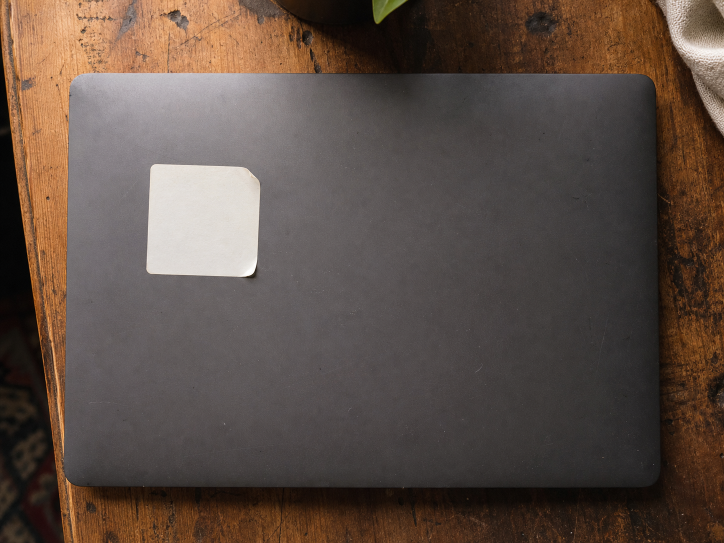
#> input picture brand/generated/2026-07-30-maker-compass/images/tp-sticker.png, 1448 x 1086 px (shown at 1/2 size)
$ python build-composites.py
#> lines starting #> are read from the running program, lines starting #| are printed output that depends on the picture
#!/usr/bin/env python3
"""Composite real brand assets onto the blank touchpoint photographs.

The photos were generated deliberately blank: image models bake in garbled
pseudo-text and wrong-weight letterforms whenever a prompt mentions a logo. So
the surfaces come back empty and the actual artwork is perspective-mapped on
here, which keeps the mark correctly typeset and regenerable.

Screen and sticker quads are detected from the image (both are bright regions on
dark grounds); the tote panel is specified by hand because a beige bag on a beige
wall gives thresholding nothing to grip.
"""
import os
import subprocess

import numpy as np
from PIL import Image, ImageDraw

OUT = os.path.dirname(os.path.abspath(__file__))
IMAGES = os.path.join(OUT, "images")
QA = os.path.join(OUT, "qa")
CHROME = "/Applications/Google Chrome.app/Contents/MacOS/Google Chrome"
RED, INK, CLOUD, MUTED, LINE = "#DC2626", "#1C1917", "#FAFAFA", "#8A8480", "#EAE0D8"


def find_quad(img, roi, threshold):
    """Corners of the bright quadrilateral inside roi, as (tl, tr, br, bl)."""
    x0, y0, x1, y1 = roi
    gray = np.asarray(img.convert("L"), dtype=np.int16)[y0:y1, x0:x1]
    ys, xs = np.nonzero(gray > threshold)
    if len(xs) < 100:
        raise SystemExit(f"quad detection found only {len(xs)}px above {threshold}")
    xs, ys = xs + x0, ys + y0
    s, d = xs + ys, xs - ys
    return (
        (float(xs[np.argmin(s)]), float(ys[np.argmin(s)])),  # top-left
        (float(xs[np.argmax(d)]), float(ys[np.argmax(d)])),  # top-right
        (float(xs[np.argmax(s)]), float(ys[np.argmax(s)])),  # bottom-right
        (float(xs[np.argmin(d)]), float(ys[np.argmin(d)])),  # bottom-left
    )


def expand(quad, factor):
    """Scale a quad about its centroid.

    Corner detection on a rounded-corner label lands slightly inside the true
    edge, which leaves a rim of blank stock showing through the artwork.
    """
    cx = sum(p[0] for p in quad) / 4
    cy = sum(p[1] for p in quad) / 4
    return tuple(
        (cx + (x - cx) * factor, cy + (y - cy) * factor) for x, y in quad
    )


# [51 lines left out: functions perspective_coeffs, paste_quad, render_html, not called in this run]


def debug(photo, quad, name):
    dbg = photo.convert("RGB").copy()
    ImageDraw.Draw(dbg).polygon(quad, outline=(255, 0, 255))
    dbg.resize((520, int(520 * dbg.height / dbg.width))).save(
        os.path.join(QA, f"quad-{name}.png")
    )


def do_sticker():
    photo = Image.open(os.path.join(IMAGES, "tp-sticker.png"))
    # Tight box: a wider one caught specular highlights on the lid and dragged
    # the top-left corner off the label.
    quad = expand(find_quad(photo, (278, 298, 528, 548), 170), 1.03)
    debug(photo, quad, "sticker")
    # Die-cut corners, so the artwork is rounded to match rather than sitting as
    # a hard square inside a rounded label.
    art = Image.new("RGBA", (600, 600), (0, 0, 0, 0))
    ImageDraw.Draw(art).rounded_rectangle(
        (0, 0, 599, 599), radius=46, fill=(220, 38, 38, 255)
    )
    sym = Image.open(
        os.path.join(OUT, "logo", "symbol", "symbol-white-1024.png")
    ).resize((372, 372), Image.LANCZOS)
    art.alpha_composite(sym, (114, 114))
    # Slightly under full opacity so the sticker keeps the photo's paper grain.
    out = paste_quad(photo, art, quad, opacity=0.96)
    out.convert("RGB").save(os.path.join(IMAGES, "tp-sticker-branded.png"))
    return quad


# [59 lines left out: functions do_phone, do_tote, not called in this run]


def main():
    for fn in (do_sticker, do_phone, do_tote):
        quad = fn()
        pts = " ".join(f"({x:.0f},{y:.0f})" for x, y in quad)
        print(f"  {fn.__name__[3:]:8s} {pts}")
#> this loop made 1 pass
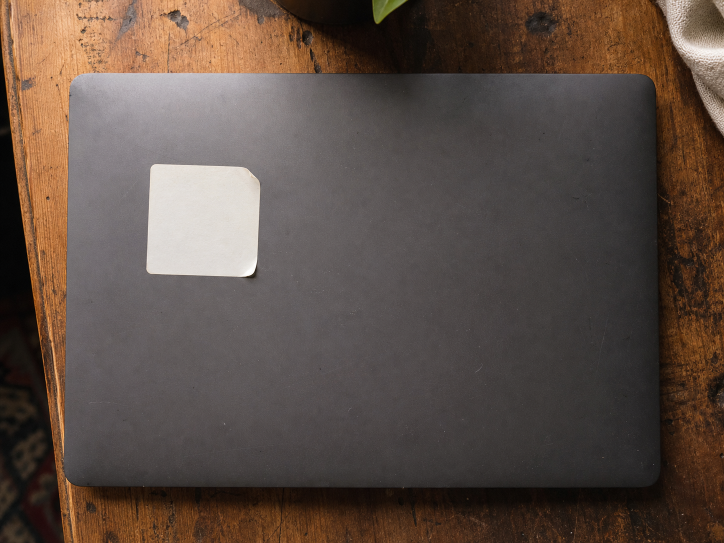
#> input picture brand/generated/2026-07-30-maker-compass/images/tp-sticker.png, 1448 x 1086 px (shown at 1/2 size)
#> pass 1, in find_quad, `gray = np.asarray(img.convert("L"), dtype=np.int16)[y0:y1, x0:x1]`:
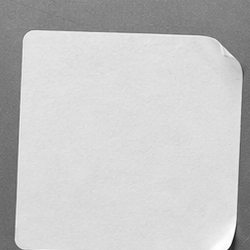
#> gray: shape (250, 250) int16; min 20, max 255, mean 197
#> pass 1, in debug, `dbg.resize((520, int(520 * dbg.height / dbg.width))).save( os.path.joi..`:
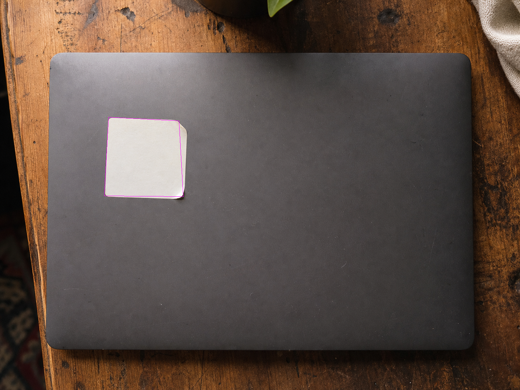
#> saved as quad-sticker.png: PIL image 520x390 RGB; mean R, G, B 92.4, 77.8, 69.5


if __name__ == "__main__":
#> (the run stopped early here; a loop or call above may not have finished)

$ run again, with brand/generated/2026-07-30-maker-compass/images/hero.png copied over brand/generated/2026-07-30-maker-compass/images/tp-sticker.png
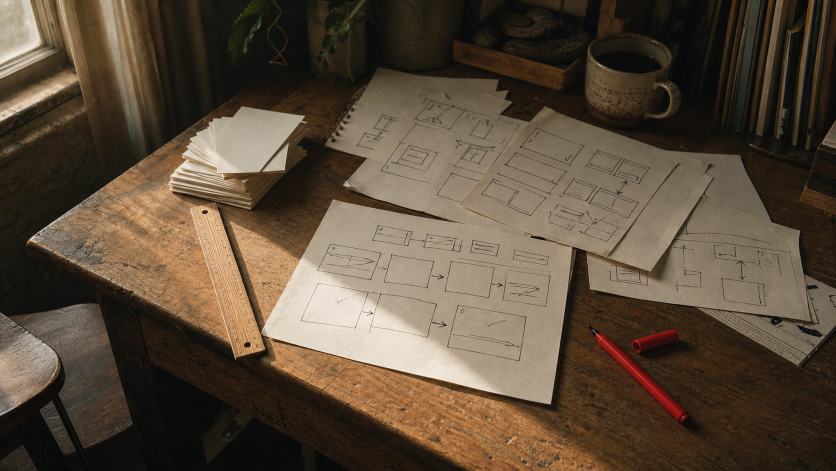
#> input picture brand/generated/2026-07-30-maker-compass/images/hero.png, 1672 x 941 px (shown at 1/2 size)
#> the loop in main, `for fn in (do_sticker, do_phone, do_tote):` made 1 pass
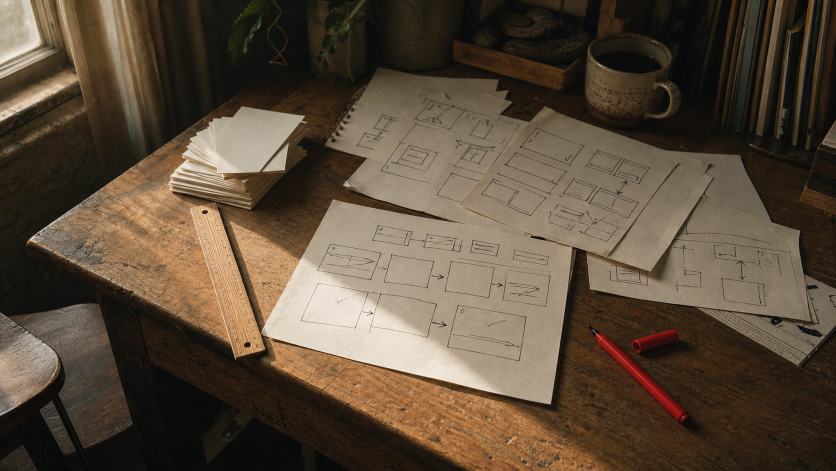
#> input picture brand/generated/2026-07-30-maker-compass/images/tp-sticker.png, 1672 x 941 px (shown at 1/2 size)
#> pass 1, in find_quad, `gray = np.asarray(img.convert("L"), dtype=np.int16)[y0:y1, x0:x1]`:
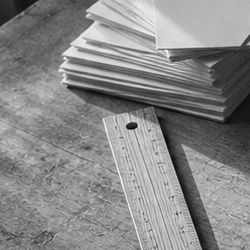
#> gray: shape (250, 250) int16; min 8, max 249, mean 136
#> pass 1, in debug, `dbg.resize((520, int(520 * dbg.height / dbg.width))).save( os.path.joi..`:
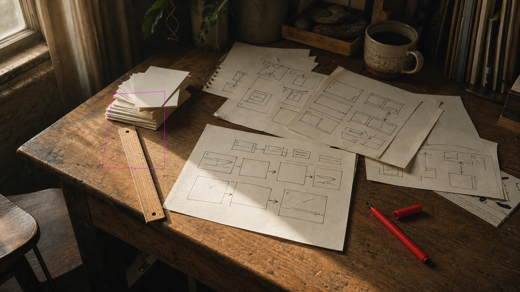
#> saved as quad-sticker.png: PIL image 520x292 RGB; mean R, G, B 90.9, 75.8, 59

$ run again, with brand/generated/2026-07-30-maker-compass/images/imagery-example.png copied over brand/generated/2026-07-30-maker-compass/images/tp-sticker.png
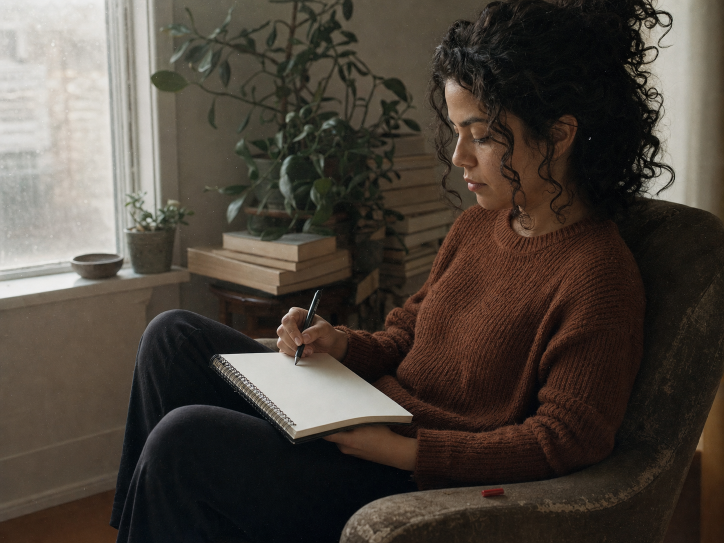
#> input picture brand/generated/2026-07-30-maker-compass/images/imagery-example.png, 1448 x 1086 px (shown at 1/2 size)
#> the loop in main, `for fn in (do_sticker, do_phone, do_tote):` made 1 pass
#> quad on pass 1: ((276.9, 294.5), (464.3, 413), (510.7, 499.5), (284.1, 446))
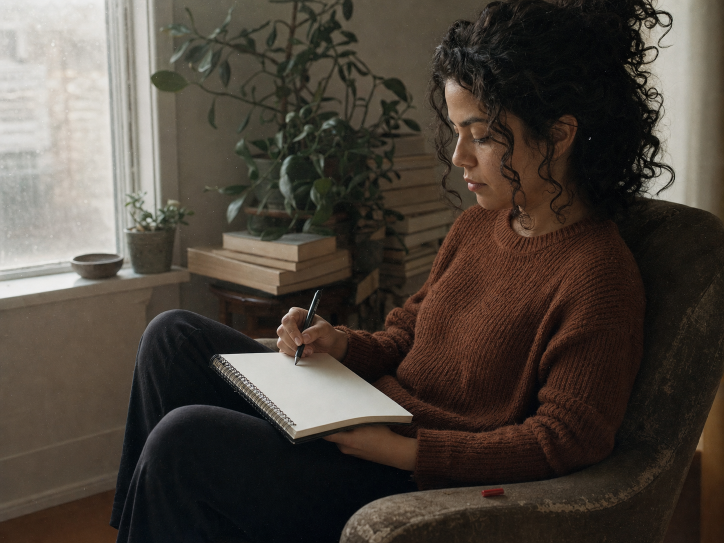
#> input picture brand/generated/2026-07-30-maker-compass/images/tp-sticker.png, 1448 x 1086 px (shown at 1/2 size)
#> pass 1, in find_quad, `gray = np.asarray(img.convert("L"), dtype=np.int16)[y0:y1, x0:x1]`:
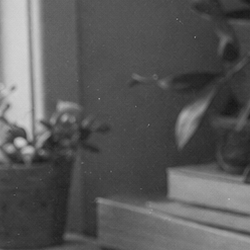
#> gray: shape (250, 250) int16; min 23, max 211, mean 89
#> pass 1, in debug, `dbg.resize((520, int(520 * dbg.height / dbg.width))).save( os.path.joi..`:
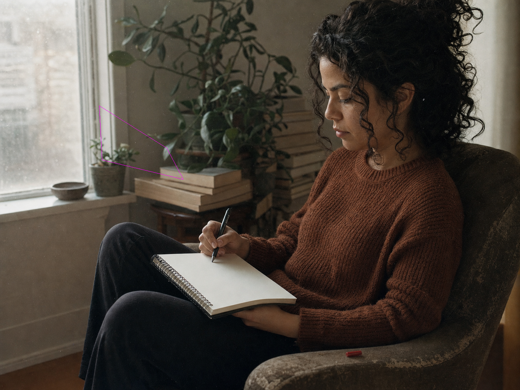
#> saved as quad-sticker.png: PIL image 520x390 RGB; mean R, G, B 75.3, 67.3, 59.2

$ run again, with brand/generated/2026-07-30-maker-compass/images/touchpoint-01.png copied over brand/generated/2026-07-30-maker-compass/images/tp-sticker.png
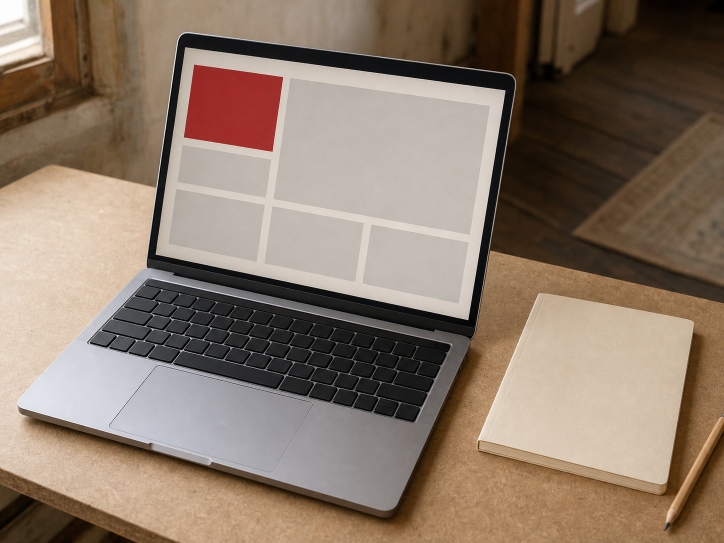
#> input picture brand/generated/2026-07-30-maker-compass/images/touchpoint-01.png, 1448 x 1086 px (shown at 1/2 size)
#> the loop in main, `for fn in (do_sticker, do_phone, do_tote):` made 1 pass
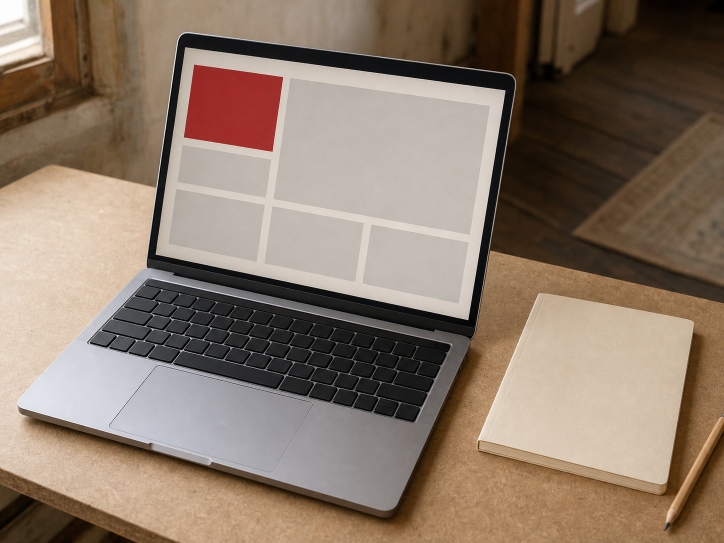
#> input picture brand/generated/2026-07-30-maker-compass/images/tp-sticker.png, 1448 x 1086 px (shown at 1/2 size)
#> pass 1, in find_quad, `gray = np.asarray(img.convert("L"), dtype=np.int16)[y0:y1, x0:x1]`:
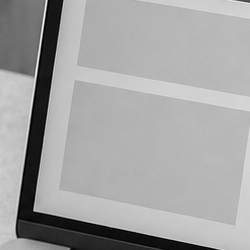
#> gray: shape (250, 250) int16; min 0, max 249, mean 163.1
#> pass 1, in debug, `dbg.resize((520, int(520 * dbg.height / dbg.width))).save( os.path.joi..`:
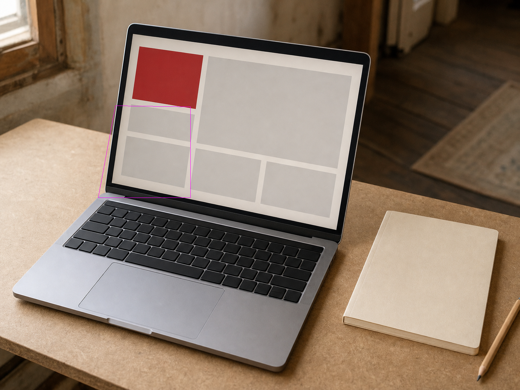
#> saved as quad-sticker.png: PIL image 520x390 RGB; mean R, G, B 138.5, 120.6, 105.3
